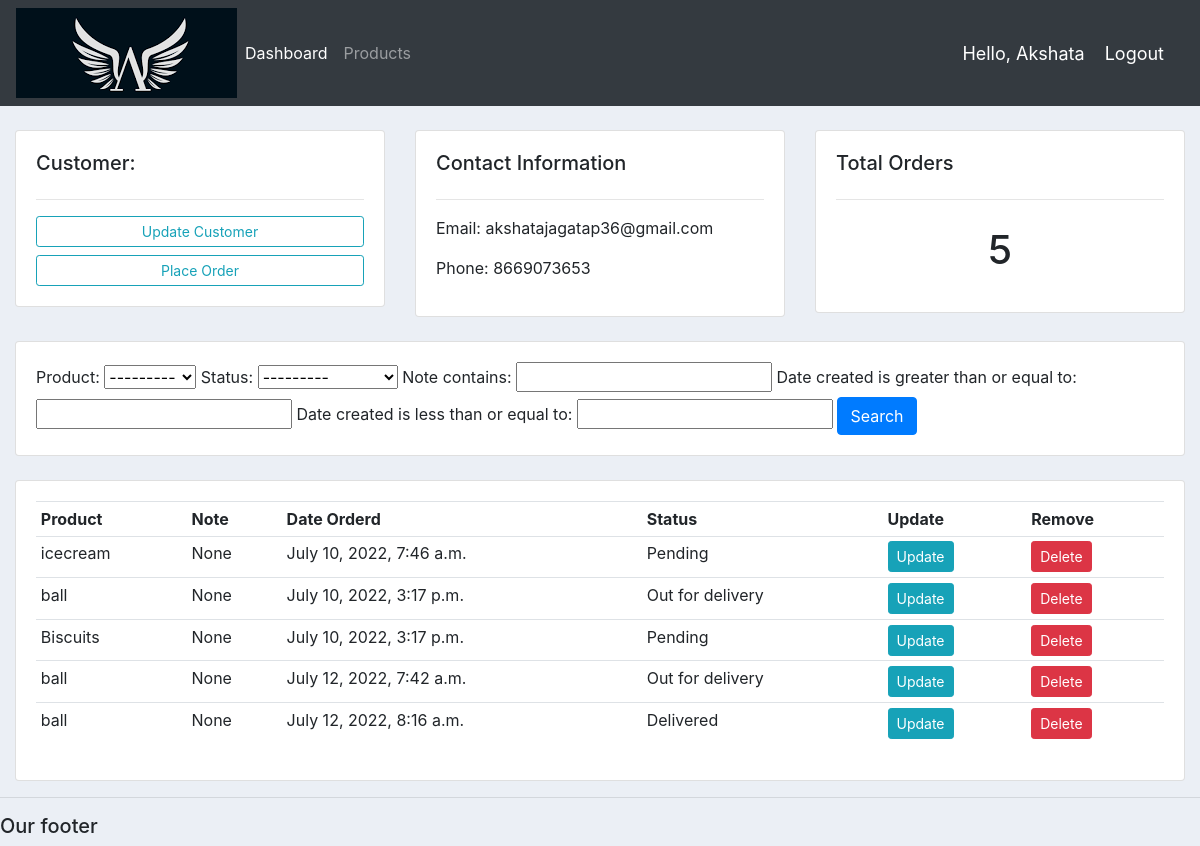
The page /customer/2/ (signed in) on the database its author committed.
### accounts/models.py (models this page shows, shortened)
class Customer(models.Model):
	name = models.CharField(max_length=200, null=True)
	phone = models.CharField(max_length=200, null=True)
	email = models.CharField(max_length=200, null=True)
	date_created = models.DateTimeField(auto_now_add=True, null=True)

class Order(models.Model):
	STATUS = (
			('Pending', 'Pending'),
			('Out for delivery', 'Out for delivery'),
			('Delivered', 'Delivered'),
			)
	customer = models.ForeignKey(Customer, null=True, on_delete= models.SET_NULL)
	product = models.ForeignKey(Product, null=True, on_delete= models.SET_NULL)
	date_created = models.DateTimeField(auto_now_add=True, null=True)
	status = models.CharField(max_length=200, null=True, choices=STATUS)
	note = models.CharField(max_length=1000, null=True)

class Product(models.Model):
	CATEGORY = (
			('Indoor', 'Indoor'),
			('Out Door', 'Out Door'),
			)
	name = models.CharField(max_length=200, null=True)
	price = models.FloatField(null=True)
	category = models.CharField(max_length=200, null=True, choices=CATEGORY)
	description = models.CharField(max_length=200, null=True, blank=True)
	date_created = models.DateTimeField(auto_now_add=True, null=True)
	tags = models.ManyToManyField(Tag)
	def __str__(self):
		return self.name

### accounts/views.py (the view)
# urls.py: path('customer/<str:pk_test>/', views.customer, name="customer"),
@login_required(login_url='login')
def customer(request, pk_test):
    customer = Customer.objects.get(id=pk_test)
    orders = customer.order_set.all()
    order_count = orders.count()
    myFilter = OrderFilter(request.GET, queryset=orders)
    orders = myFilter.qs
    context = {'customer': customer, 'orders': orders, 'order_count': order_count,
               'myFilter': myFilter}
    return render(request, 'accounts/customer.html', context)

### templates/accounts/customer.html
{%  extends 'accounts/main.html' %}
{% block content %}
	<br>
<div class="row">
	<div class="col-md">
		<div class="card card-body">
			<h5>Customer:</h5>
			<hr>
			<a class="btn btn-outline-info  btn-sm btn-block" href="{% url 'update_customer' customer.id %}">Update Customer</a>
			<a class="btn btn-outline-info  btn-sm btn-block" href="{% url 'create_order' customer.id %}">Place Order</a>
		</div>
	</div>
	<div class="col-md">
		<div class="card card-body">
			<h5>Contact Information</h5>
			<hr>
			<p>Email: {{customer.email}}</p>
			<p>Phone: {{customer.phone}}</p>
		</div>
	</div>
	<div class="col-md">
		<div class="card card-body">
			<h5>Total Orders</h5>
			<hr>
			<h1 style="text-align: center;padding: 10px">{{order_count}}</h1>
		</div>
	</div>
</div>
<br>
<div class="row">
	<div class="col">
		<div class="card card-body">
			<form method="get">
				{{myFilter.form}}
		    <button class="btn btn-primary" type="submit">Search</button>
		  </form>
		</div>
	</div>
</div>
<br>
<div class="row">
	<div class="col-md">
		<div class="card card-body">
			<table class="table table-sm">
				<tr>
					<th>Product</th>
					<th>Note</th>
					<th>Date Orderd</th>
					<th>Status</th>
					<th>Update</th>
					<th>Remove</th>
				</tr>
				{% for order in orders %}
				<tr>
					<td>{{order.product}}</td>
					<td>{{order.note}}</td>
					<td>{{order.date_created}}</td>
					<td>{{order.status}}</td>
					<td><a class="btn btn-sm btn-info" href="{% url 'update_order' order.id %}">Update</a></td>
					<td><a class="btn btn-sm btn-danger" href="{% url 'delete_order' order.id %}">Delete</a></td>
				</tr>
				{% endfor %}
			</table>
		</div>
	</div>
</div>
{% endblock %}

### templates/accounts/navbar.html (shortened to what this page needs)
{% load static %}
<nav class="navbar navbar-expand-lg navbar-dark bg-dark">
 <img src="{% static 'images/logo.png' %}">
  <div class="collapse navbar-collapse" id="navbarNav">
    <ul class="navbar-nav">
      <li class="nav-item active">
        <a class="nav-link" href="{% url 'home' %}">Dashboard</a>
      </li>
      <li class="nav-item">
        <a class="nav-link" href="{% url 'products' %}">Products</a>
      </li>
    </ul>
  </div>
  <span class="hello-msg">Hello, {{request.user}}</span>
  <span ><a  class="hello-msg" href="{% url 'logout' %}">Logout</a></span>
</nav>

### static/css/main.css (style rules this page uses)
body { background-color: #ebeff5; }

### templates/accounts/navbar.html (style rules this page uses)
.hello-msg { font-size: 18px; color: #fff; margin-right: 20px; }

### rows shown on the page
Customer: email "akshatajagatap36@gmail.com", phone "8669073653"
Order: product "icecream", note "None", date_created "July 10, 2022, 7:46 a.m.", status "Pending"
Order: product "ball", note "None", date_created "July 10, 2022, 3:17 p.m.", status "Out for delivery"
Order: product "Biscuits", note "None", date_created "July 10, 2022, 3:17 p.m.", status "Pending"
Order: product "ball", note "None", date_created "July 12, 2022, 7:42 a.m.", status "Out for delivery"
Order: product "ball", note "None", date_created "July 12, 2022, 8:16 a.m.", status "Delivered"

### other values the page prints
{{ request.user }} "Akshata"
{{ order_count }} "5"
